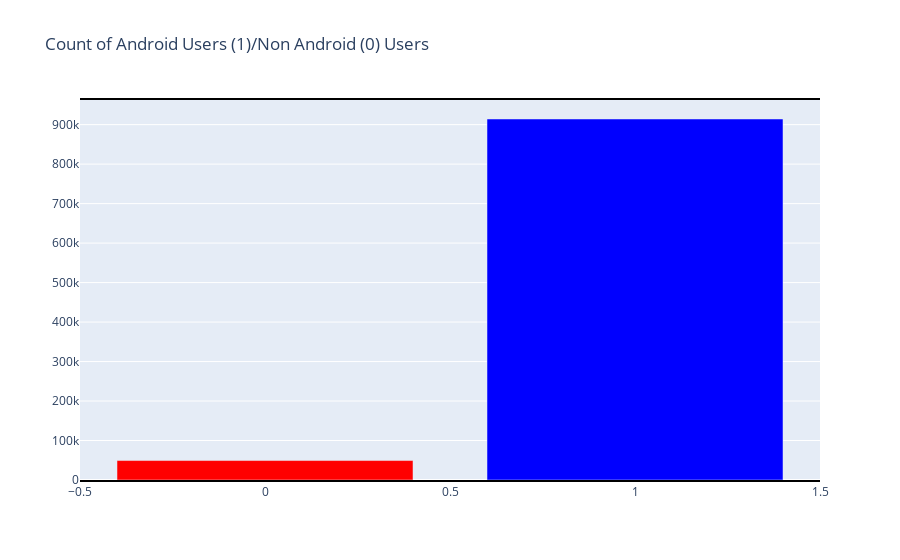
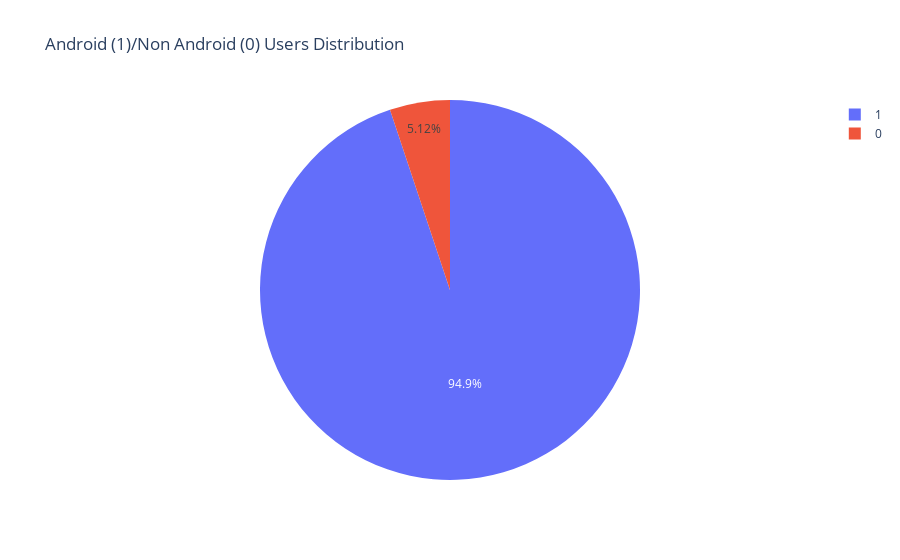

The notebook cell saved with these charts, in order:
### Code cell
target_cnt_srs = user_df['android_flag'].value_counts().sort_values(ascending=False)
plotly_bar_pie_chart(target_cnt_srs, layout_title="Count of Android Users (1)/Non Android (0) Users",
                    pie_title="Android (1)/Non Android (0) Users Distribution")

### Figure 1 — Plotly figure (JSON) as saved in the notebook; plotly's stock layout.template omitted (floating-point values rounded to 4 significant figures)
{"data": [{"marker": {"color": [914250, 49285], "colorscale": [[0, "rgb(0,0,255)"], [0.1, "rgb(51,153,255)"], [0.2, "rgb(102,204,255)"], [0.3, "rgb(153,204,255)"], [0.4, "rgb(204,204,255)"], [0.5, "rgb(255,255,255)"], [0.6, "rgb(255,204,255)"], [0.7, "rgb(255,153,255)"], [0.8, "rgb(255,102,204)"], [0.9, "rgb(255,102,102)"], [1, "rgb(255,0,0)"]], "reversescale": true}, "type": "bar", "x": [1, 0], "y": [914250, 49285]}], "layout": {"font": {"size": 12}, "title": {"text": "Count of Android Users (1)/Non Android (0) Users"}, "xaxis": {"linecolor": "black", "linewidth": 2, "mirror": true, "showline": true}}}

### Figure 2 — Plotly figure (JSON) as saved in the notebook; plotly's stock layout.template omitted (floating-point values rounded to 4 significant figures)
{"data": [{"labels": [1, 0], "type": "pie", "values": [94.88, 5.115]}], "layout": {"font": {"size": 12}, "title": {"text": "Android (1)/Non Android (0) Users Distribution"}, "xaxis": {"linecolor": "black", "linewidth": 2, "mirror": true, "showline": true}}}
